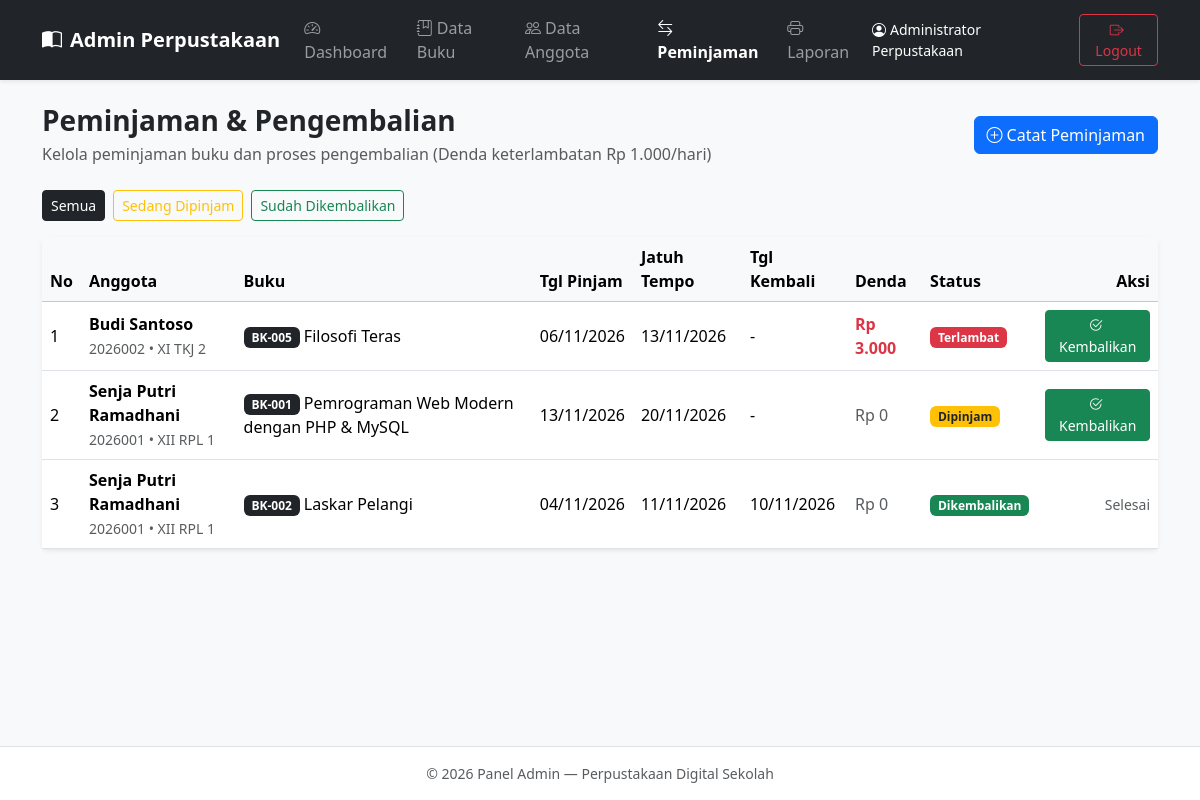
The page /admin/peminjaman.php (signed in) on the database its author committed.
### tables this page shows
CREATE TABLE `peminjaman` (
  `id_peminjaman` INT(11) NOT NULL AUTO_INCREMENT,
  `id_anggota` INT(11) NOT NULL,
  `id_buku` INT(11) NOT NULL,
  `tanggal_pinjam` DATE NOT NULL,
  `tanggal_jatuh_tempo` DATE NOT NULL,
  `tanggal_kembali` DATE DEFAULT NULL,
  `status` ENUM('Dipinjam', 'Dikembalikan') NOT NULL DEFAULT 'Dipinjam',
  `denda` INT(11) NOT NULL DEFAULT 0,
  PRIMARY KEY (`id_peminjaman`),
  KEY `fk_peminjaman_anggota` (`id_anggota`),
  KEY `fk_peminjaman_buku` (`id_buku`),
  CONSTRAINT `fk_peminjaman_anggota` FOREIGN KEY (`id_anggota`) REFERENCES `anggota` (`id_anggota`) ON DELETE CASCADE ON UPDATE CASCADE,
  CONSTRAINT `fk_peminjaman_buku` FOREIGN KEY (`id_buku`) REFERENCES `buku` (`id_buku`) ON DELETE CASCADE ON UPDATE CASCADE
);

CREATE TABLE `anggota` (
  `id_anggota` INT(11) NOT NULL AUTO_INCREMENT,
  `nis` VARCHAR(20) NOT NULL,
  `nama_anggota` VARCHAR(50) NOT NULL,
  `kelas` VARCHAR(31) NOT NULL,
  `username` VARCHAR(50) NOT NULL,
  `password` VARCHAR(255) NOT NULL,
  `created_at` TIMESTAMP NOT NULL DEFAULT CURRENT_TIMESTAMP,
  PRIMARY KEY (`id_anggota`),
  UNIQUE KEY `uk_anggota_nis` (`nis`),
  UNIQUE KEY `uk_anggota_username` (`username`)
);

CREATE TABLE `buku` (
  `id_buku` INT(11) NOT NULL AUTO_INCREMENT,
  `kode_buku` VARCHAR(20) NOT NULL,
  `judul_buku` VARCHAR(100) NOT NULL,
  `pengarang` VARCHAR(80) NOT NULL,
  `penerbit` VARCHAR(80) NOT NULL,
  `tahun_terbit` YEAR NOT NULL,
  `kategori` VARCHAR(40) NOT NULL DEFAULT 'Umum',
  `stok` INT(11) NOT NULL DEFAULT 1,
  PRIMARY KEY (`id_buku`),
  UNIQUE KEY `uk_kode_buku` (`kode_buku`)
);

### koneksi.php (called while the page is built, shortened)
<?php
function e($teks) {
    return htmlspecialchars((string)$teks, ENT_QUOTES, 'UTF-8');
}
function tgl_indo($tanggal) {
    if (empty($tanggal)) return '-';
    return date('d/m/Y', strtotime($tanggal));
}
function hitung_denda($tanggal_jatuh_tempo, $tanggal_acuan = null) {
    $acuan = $tanggal_acuan ? strtotime($tanggal_acuan) : strtotime(date('Y-m-d'));
    $tempo = strtotime($tanggal_jatuh_tempo);
    if ($acuan <= $tempo) {
        return 0;
    }
    $selisih_hari = (int) floor(($acuan - $tempo) / 86400);
    return $selisih_hari * 1000;
}

### admin/peminjaman.php (the view, shortened to what this page needs)
<?php
require_once "auth.php";
$filter = $_GET['status'] ?? 'semua';
$where = "";
$transaksi = mysqli_query($koneksi, "
    SELECT p.*, a.nis, a.nama_anggota, a.kelas, b.kode_buku, b.judul_buku
    FROM peminjaman p
    JOIN anggota a ON p.id_anggota = a.id_anggota
    JOIN buku b ON p.id_buku = b.id_buku
    $where
    ORDER BY FIELD(p.status, 'Dipinjam', 'Dikembalikan'), p.id_peminjaman DESC
");
require_once "header.php";
?>
<div class="d-flex flex-wrap justify-content-between align-items-center gap-2 mb-4">
  <div>
    <h3 class="fw-bold mb-1">Peminjaman & Pengembalian</h3>
    <p class="text-muted mb-0">Kelola peminjaman buku dan proses pengembalian (Denda keterlambatan Rp 1.000/hari)</p>
  </div>
  <button class="btn btn-primary" data-bs-toggle="modal" data-bs-target="#modalPinjam">
    <i class="bi bi-plus-circle me-1"></i>Catat Peminjaman
  </button>
</div>
<div class="mb-3 d-flex gap-2">
  <a href="peminjaman.php?status=semua" class="btn btn-sm <?= $filter === 'semua' ? 'btn-dark' : 'btn-outline-dark' ?>">Semua</a>
  <a href="peminjaman.php?status=Dipinjam" class="btn btn-sm <?= $filter === 'Dipinjam' ? 'btn-warning' : 'btn-outline-warning' ?>">Sedang Dipinjam</a>
  <a href="peminjaman.php?status=Dikembalikan" class="btn btn-sm <?= $filter === 'Dikembalikan' ? 'btn-success' : 'btn-outline-success' ?>">Sudah Dikembalikan</a>
</div>
<div class="card border-0 shadow-sm">
  <div class="table-responsive">
    <table class="table table-hover align-middle mb-0">
      <thead class="table-light">
        <tr>
          <th>No</th>
          <th>Anggota</th>
          <th>Buku</th>
          <th>Tgl Pinjam</th>
          <th>Jatuh Tempo</th>
          <th>Tgl Kembali</th>
          <th>Denda</th>
          <th>Status</th>
          <th class="text-end">Aksi</th>
        </tr>
      </thead>
      <tbody>
        <?php if (mysqli_num_rows($transaksi) === 0): ?>
          <tr><td colspan="9" class="text-center text-muted py-4">Tidak ada data transaksi.</td></tr>
        <?php else: ?>
          <?php $no = 1; while ($t = mysqli_fetch_assoc($transaksi)): ?>
            <?php
              $estimasi_denda = $t['status'] === 'Dipinjam' ? hitung_denda($t['tanggal_jatuh_tempo']) : (int)$t['denda'];
            ?>
            <tr>
              <td><?= $no++ ?></td>
              <td>
                <div class="fw-semibold"><?= e($t['nama_anggota']) ?></div>
                <small class="text-muted"><?= e($t['nis']) ?> &bull; <?= e($t['kelas']) ?></small>
              </td>
              <td>
                <span class="badge bg-dark"><?= e($t['kode_buku']) ?></span>
                <?= e($t['judul_buku']) ?>
              </td>
              <td><?= tgl_indo($t['tanggal_pinjam']) ?></td>
              <td><?= tgl_indo($t['tanggal_jatuh_tempo']) ?></td>
              <td><?= tgl_indo($t['tanggal_kembali']) ?></td>
              <td>
                <?php if ($estimasi_denda > 0): ?>
                  <span class="text-danger fw-semibold">Rp <?= number_format($estimasi_denda, 0, ',', '.') ?></span>
                <?php else: ?>
                  <span class="text-muted">Rp 0</span>
                <?php endif; ?>
              </td>
              <td>
                <?php if ($t['status'] === 'Dikembalikan'): ?>
                  <span class="badge bg-success">Dikembalikan</span>
                <?php elseif ($estimasi_denda > 0): ?>
                  <span class="badge bg-danger">Terlambat</span>
                <?php else: ?>
                  <span class="badge bg-warning text-dark">Dipinjam</span>
                <?php endif; ?>
              </td>
              <td class="text-end">
                <?php if ($t['status'] === 'Dipinjam'): ?>
                  <a href="peminjaman.php?kembali=<?= (int)$t['id_peminjaman'] ?>" class="btn btn-sm btn-success" onclick="return confirm('Proses pengembalian buku ini?')">
                    <i class="bi bi-check2-circle me-1"></i>Kembalikan
                  </a>
                <?php else: ?>
                  <span class="text-muted small">Selesai</span>
                <?php endif; ?>
              </td>
            </tr>
          <?php endwhile; ?>
        <?php endif; ?>
      </tbody>
    </table>
  </div>
</div>
<?php require_once "footer.php"; ?>

### rows shown on the page
peminjaman: id_anggota.nama_anggota "Budi Santoso", id_anggota.nis "2026002", id_anggota.kelas "XI TKJ 2", id_buku.kode_buku "BK-005", id_buku.judul_buku "Filosofi Teras", tanggal_pinjam "06/11/2026", tanggal_jatuh_tempo "13/11/2026", tanggal_kembali "-", estimasi_denda "3.000", shows "Terlambat"
peminjaman: id_anggota.nama_anggota "Senja Putri Ramadhani", id_anggota.nis "2026001", id_anggota.kelas "XII RPL 1", id_buku.kode_buku "BK-001", id_buku.judul_buku "Pemrograman Web Modern dengan PHP & MySQL", tanggal_pinjam "13/11/2026", tanggal_jatuh_tempo "20/11/2026", tanggal_kembali "-", status "Rp 0"
peminjaman: id_anggota.nama_anggota "Senja Putri Ramadhani", id_anggota.nis "2026001", id_anggota.kelas "XII RPL 1", id_buku.kode_buku "BK-002", id_buku.judul_buku "Laskar Pelangi", tanggal_pinjam "04/11/2026", tanggal_jatuh_tempo "11/11/2026", tanggal_kembali "10/11/2026", status "Rp 0"

### other values the page prints
$_SESSION['nama_admin'] "Administrator Perpustakaan"
